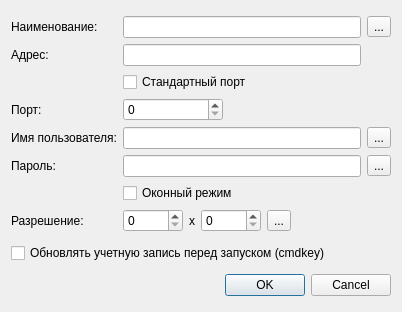
<?xml version="1.0" encoding="UTF-8"?>
<ui version="4.0">
 <class>DialogMstsc</class>
 <widget class="QDialog" name="DialogMstsc">
  <property name="geometry">
   <rect>
    <x>0</x>
    <y>0</y>
    <width>402</width>
    <height>312</height>
   </rect>
  </property>
  <property name="windowTitle">
   <string>Удаленный рабочий стол</string>
  </property>
  <layout class="QGridLayout" name="gridLayout_2">
   <item row="2" column="0">
    <widget class="QDialogButtonBox" name="buttonBox">
     <property name="orientation">
      <enum>Qt::Horizontal</enum>
     </property>
     <property name="standardButtons">
      <set>QDialogButtonBox::Cancel|QDialogButtonBox::Ok</set>
     </property>
    </widget>
   </item>
   <item row="0" column="0">
    <layout class="QGridLayout" name="gridLayout">
     <item row="2" column="2">
      <widget class="QLineEdit" name="txtAddress"/>
     </item>
     <item row="6" column="3">
      <widget class="QToolButton" name="btnView">
       <property name="text">
        <string>...</string>
       </property>
       <property name="icon">
        <iconset resource="ba_resurses.qrc">
         <normaloff>:/img/viewPwd1.svg</normaloff>:/img/viewPwd1.svg</iconset>
       </property>
       <property name="checkable">
        <bool>true</bool>
       </property>
      </widget>
     </item>
     <item row="6" column="0">
      <widget class="QLabel" name="label_5">
       <property name="text">
        <string>Пароль:</string>
       </property>
      </widget>
     </item>
     <item row="1" column="0">
      <widget class="QLabel" name="label">
       <property name="text">
        <string>Наименование:</string>
       </property>
      </widget>
     </item>
     <item row="1" column="2">
      <widget class="QLineEdit" name="txtName"/>
     </item>
     <item row="3" column="2">
      <widget class="QCheckBox" name="chkDefaultPort">
       <property name="text">
        <string>Стандартный порт</string>
       </property>
      </widget>
     </item>
     <item row="5" column="2">
      <widget class="QLineEdit" name="txtUserName"/>
     </item>
     <item row="4" column="2">
      <widget class="QSpinBox" name="spinPort">
       <property name="maximumSize">
        <size>
         <width>100</width>
         <height>16777215</height>
        </size>
       </property>
       <property name="maximum">
        <number>9999</number>
       </property>
      </widget>
     </item>
     <item row="6" column="2">
      <widget class="QLineEdit" name="txtPassword">
       <property name="echoMode">
        <enum>QLineEdit::Password</enum>
       </property>
      </widget>
     </item>
     <item row="5" column="0">
      <widget class="QLabel" name="label_4">
       <property name="text">
        <string>Имя пользователя:</string>
       </property>
      </widget>
     </item>
     <item row="4" column="0">
      <widget class="QLabel" name="label_3">
       <property name="text">
        <string>Порт:</string>
       </property>
      </widget>
     </item>
     <item row="8" column="2">
      <widget class="QCheckBox" name="chkWindowMode">
       <property name="text">
        <string>Оконный режим</string>
       </property>
      </widget>
     </item>
     <item row="2" column="0">
      <widget class="QLabel" name="label_2">
       <property name="text">
        <string>Адрес:</string>
       </property>
      </widget>
     </item>
     <item row="9" column="0">
      <widget class="QLabel" name="label_7">
       <property name="text">
        <string>Разрешение:</string>
       </property>
      </widget>
     </item>
     <item row="9" column="2">
      <layout class="QHBoxLayout" name="horizontalLayout">
       <item>
        <widget class="QSpinBox" name="spinX">
         <property name="minimumSize">
          <size>
           <width>60</width>
           <height>0</height>
          </size>
         </property>
         <property name="maximum">
          <number>9999</number>
         </property>
        </widget>
       </item>
       <item>
        <widget class="QLabel" name="label_6">
         <property name="text">
          <string>x</string>
         </property>
        </widget>
       </item>
       <item>
        <widget class="QSpinBox" name="spinY">
         <property name="minimumSize">
          <size>
           <width>60</width>
           <height>0</height>
          </size>
         </property>
         <property name="maximum">
          <number>9999</number>
         </property>
        </widget>
       </item>
       <item>
        <widget class="QToolButton" name="btnSelectScreenSize">
         <property name="text">
          <string>...</string>
         </property>
         <property name="checkable">
          <bool>true</bool>
         </property>
         <property name="autoRepeat">
          <bool>false</bool>
         </property>
         <property name="autoExclusive">
          <bool>false</bool>
         </property>
         <property name="popupMode">
          <enum>QToolButton::InstantPopup</enum>
         </property>
         <property name="toolButtonStyle">
          <enum>Qt::ToolButtonFollowStyle</enum>
         </property>
         <property name="autoRaise">
          <bool>false</bool>
         </property>
         <property name="arrowType">
          <enum>Qt::NoArrow</enum>
         </property>
        </widget>
       </item>
       <item>
        <spacer name="horizontalSpacer">
         <property name="orientation">
          <enum>Qt::Horizontal</enum>
         </property>
         <property name="sizeHint" stdset="0">
          <size>
           <width>40</width>
           <height>20</height>
          </size>
         </property>
        </spacer>
       </item>
      </layout>
     </item>
     <item row="1" column="3">
      <widget class="QToolButton" name="btnSelectHost">
       <property name="toolTip">
        <string>Выбор хоста</string>
       </property>
       <property name="text">
        <string>...</string>
       </property>
       <property name="icon">
        <iconset resource="ba_resurses.qrc">
         <normaloff>:/img/desktop.svg</normaloff>:/img/desktop.svg</iconset>
       </property>
      </widget>
     </item>
     <item row="5" column="3">
      <widget class="QToolButton" name="btnSelectUserName">
       <property name="toolTip">
        <string>Выбор пользователя</string>
       </property>
       <property name="text">
        <string>...</string>
       </property>
       <property name="icon">
        <iconset resource="ba_resurses.qrc">
         <normaloff>:/img/activeUesers.png</normaloff>:/img/activeUesers.png</iconset>
       </property>
      </widget>
     </item>
    </layout>
   </item>
   <item row="1" column="0">
    <widget class="QCheckBox" name="chkEnableCmdKey">
     <property name="text">
      <string>Обновлять учетную запись перед запуском (cmdkey)</string>
     </property>
    </widget>
   </item>
  </layout>
 </widget>
 <resources>
  <include location="ba_resurses.qrc"/>
 </resources>
 <connections>
  <connection>
   <sender>buttonBox</sender>
   <signal>accepted()</signal>
   <receiver>DialogMstsc</receiver>
   <slot>accept()</slot>
   <hints>
    <hint type="sourcelabel">
     <x>248</x>
     <y>254</y>
    </hint>
    <hint type="destinationlabel">
     <x>157</x>
     <y>274</y>
    </hint>
   </hints>
  </connection>
  <connection>
   <sender>buttonBox</sender>
   <signal>rejected()</signal>
   <receiver>DialogMstsc</receiver>
   <slot>reject()</slot>
   <hints>
    <hint type="sourcelabel">
     <x>316</x>
     <y>260</y>
    </hint>
    <hint type="destinationlabel">
     <x>286</x>
     <y>274</y>
    </hint>
   </hints>
  </connection>
 </connections>
</ui>
